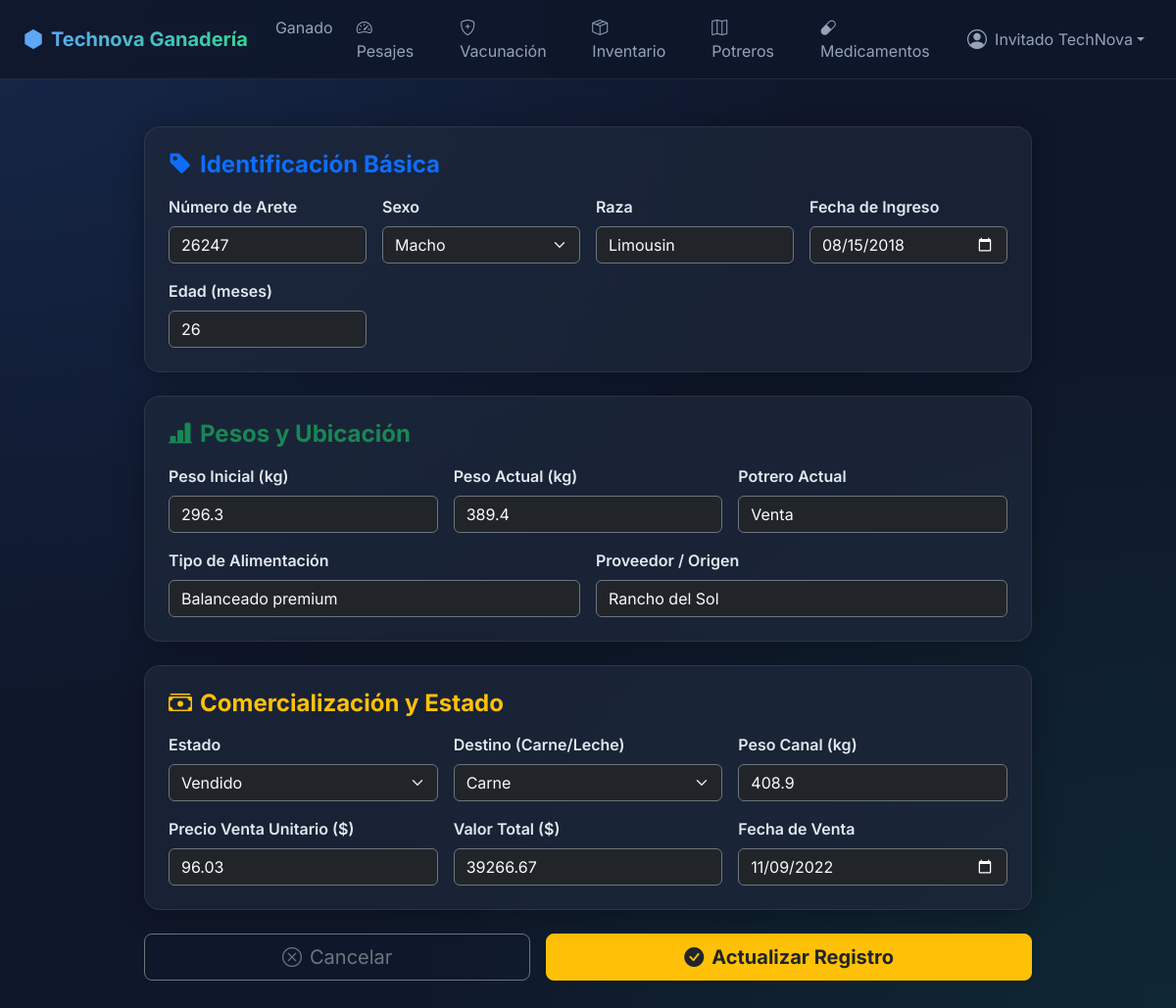
The app's page /ganado/update/1 (signed in) with its own data.
### tables this page shows
CREATE TABLE ganado (
            id INTEGER PRIMARY KEY AUTOINCREMENT,
            arete TEXT UNIQUE NOT NULL,
            sexo TEXT,
            raza TEXT,
            fecha_ingreso TEXT,
            edad_meses INTEGER,
            peso_inicial_kg REAL,
            peso_actual_kg REAL,
            proveedor TEXT,
            potrero_actual TEXT,
            alimentacion TEXT,
            destino_carne TEXT,
            estado TEXT,
            peso_canal REAL,
            precio_venta REAL,
            valor_total REAL,
            fecha_venta TEXT
        );

### app.py (the view, shortened to what this page needs)
@app.route('/ganado/update/<int:id>', methods=['GET','POST'])
@login_required
def ganado_update(id):
    conn = get_db_connection()
    row = conn.execute('SELECT * FROM ganado WHERE id=?', (id,)).fetchone()
    if not row:
        conn.close()
        flash('Registro no encontrado.', 'warning')
        return redirect(url_for('ganado_list'))
    conn.close()
    return render_template('ganado/update.html', row=row)

### app.py (called while the page is built)
def get_db_connection():
    for _ in range(5):
        try:
            conn = sqlite3.connect(DB_NAME, timeout=10, check_same_thread=False)
            conn.row_factory = sqlite3.Row
            return conn
        except sqlite3.OperationalError as e:
            if "database is locked" in str(e):
                time.sleep(0.2)
            else:
                raise
    raise Exception("No se pudo establecer conexión con la base de datos después de varios intentos.")

def login_required(f):
    @wraps(f)
    def decorated_function(*args, **kwargs):
        if 'user_id' not in session:
            flash('Debes iniciar sesión para acceder a esta página.', 'warning')
            return redirect(url_for('login'))
        return f(*args, **kwargs)
    return decorated_function

@app.context_processor
def inject_helpers():
    return dict(
        format_number=format_number,
        now=datetime.datetime.now,
        current_user=session.get('username', ''),
        current_user_id=session.get('user_id'),
        current_user_name=session.get('nombre_completo', '')
    )

### templates/ganado/update.html (shortened to what this page needs)
{% extends "base.html" %}
{% block content %}
<div class="container py-4 animate-fade-in">
  <div class="row justify-content-center">
    <div class="col-lg-10">
      <form method="POST" action="{{ url_for('ganado_update', id=row['id']) }}">
        <div class="glass-card p-4 mb-4">
          <h4 class="fw-bold mb-3 text-primary"><i class="bi bi-tag-fill me-2"></i>Identificación Básica</h4>
          <div class="row g-3">
            <div class="col-md-3">
              <label class="form-label fw-semibold">Número de Arete</label>
              <input type="text" name="arete" class="form-control bg-dark text-light border-secondary" value="{{ row['arete'] }}" readonly title="El arete no se puede modificar">
            </div>
            <div class="col-md-3">
              <label class="form-label fw-semibold">Sexo</label>
              <select name="sexo" class="form-select bg-dark text-light border-secondary" required>
                <option value="Macho" {% if row['sexo'] == 'Macho' %}selected{% endif %}>Macho</option>
              </select>
            </div>
            <div class="col-md-3">
              <label class="form-label fw-semibold">Raza</label>
              <input type="text" name="raza" class="form-control bg-dark text-light border-secondary" value="{{ row['raza'] }}">
            </div>
            <div class="col-md-3">
              <label class="form-label fw-semibold">Fecha de Ingreso</label>
              <input type="date" name="fecha_ingreso" class="form-control bg-dark text-light border-secondary" value="{{ row['fecha_ingreso'] }}" required>
            </div>
            <div class="col-md-3">
              <label class="form-label fw-semibold">Edad (meses)</label>
              <input type="number" name="edad_meses" class="form-control bg-dark text-light border-secondary" value="{{ row['edad_meses'] }}">
            </div>
          </div>
        </div>
        <div class="glass-card p-4 mb-4">
          <h4 class="fw-bold mb-3 text-success"><i class="bi bi-bar-chart-line-fill me-2"></i>Pesos y Ubicación</h4>
          <div class="row g-3">
            <div class="col-md-4">
              <label class="form-label fw-semibold">Peso Inicial (kg)</label>
              <input type="number" step="0.01" name="peso_inicial_kg" class="form-control bg-dark text-light border-secondary" value="{{ row['peso_inicial_kg'] }}">
            </div>
            <div class="col-md-4">
              <label class="form-label fw-semibold">Peso Actual (kg)</label>
              <input type="number" step="0.01" name="peso_actual_kg" class="form-control bg-dark text-light border-secondary" value="{{ row['peso_actual_kg'] }}" required>
            </div>
            <div class="col-md-4">
              <label class="form-label fw-semibold">Potrero Actual</label>
              <input type="text" name="potrero_actual" class="form-control bg-dark text-light border-secondary" value="{{ row['potrero_actual'] }}">
            </div>
            <div class="col-md-6">
              <label class="form-label fw-semibold">Tipo de Alimentación</label>
              <input type="text" name="alimentacion" class="form-control bg-dark text-light border-secondary" value="{{ row['alimentacion'] }}">
            </div>
            <div class="col-md-6">
              <label class="form-label fw-semibold">Proveedor / Origen</label>
              <input type="text" name="proveedor" class="form-control bg-dark text-light border-secondary" value="{{ row['proveedor'] }}">
            </div>
          </div>
        </div>
        <div class="glass-card p-4 mb-4">
          <h4 class="fw-bold mb-3 text-warning"><i class="bi bi-cash-stack me-2"></i>Comercialización y Estado</h4>
          <div class="row g-3">
            <div class="col-md-4">
              <label class="form-label fw-semibold">Estado</label>
              <select name="estado" class="form-select bg-dark text-light border-secondary">
                <option value="Vendido" {% if row['estado'] == 'Vendido' %}selected{% endif %}>Vendido</option>
              </select>
            </div>
            <div class="col-md-4">
              <label class="form-label fw-semibold">Destino (Carne/Leche)</label>
              <select name="destino_carne" class="form-select bg-dark text-light border-secondary">
                <option value="Carne" {% if row['destino_carne'] == 'Carne' %}selected{% endif %}>Carne</option>
              </select>
            </div>
            <div class="col-md-4">
              <label class="form-label fw-semibold">Peso Canal (kg)</label>
              <input type="number" step="0.01" name="peso_canal" class="form-control bg-dark text-light border-secondary" value="{{ row['peso_canal'] }}">
            </div>
            <div class="col-md-4">
              <label class="form-label fw-semibold">Precio Venta Unitario ($)</label>
              <input type="number" step="0.01" name="precio_venta" class="form-control bg-dark text-light border-secondary" value="{{ row['precio_venta'] }}">
            </div>
            <div class="col-md-4">
              <label class="form-label fw-semibold">Valor Total ($)</label>
              <input type="number" step="0.01" name="valor_total" class="form-control bg-dark text-light border-secondary" value="{{ row['valor_total'] }}">
            </div>
            <div class="col-md-4">
              <label class="form-label fw-semibold">Fecha de Venta</label>
              <input type="date" name="fecha_venta" class="form-control bg-dark text-light border-secondary" value="{{ row['fecha_venta'] }}">
            </div>
          </div>
        </div>
        <div class="d-flex justify-content-between gap-3">
          <a href="{{ url_for('ganado_list') }}" class="btn btn-outline-secondary btn-lg flex-grow-1">
            <i class="bi bi-x-circle me-2"></i>Cancelar
          </a>
          <button type="submit" class="btn btn-warning btn-lg text-dark fw-bold flex-grow-1 shadow-sm">
            <i class="bi bi-check-circle-fill me-2"></i>Actualizar Registro
          </button>
        </div>
      </form>
    </div>
  </div>
</div>
{% endblock %}

### templates/base.html (style rules this page uses)
:root { --bg-dark: #0f172a; --bg-card: rgba(30, 41, 59, 0.7); --glass-border: rgba(255, 255, 255, 0.08); }
body { font-family: 'Inter', sans-serif; background-color: var(--bg-dark); background-image: radial-gradient(at 0% 0%, rgba(59, 130, 246, 0.15) 0px, transparent 50%), radial-gradient(at 100% 100%, rgba(16, 185, 129, 0.1) 0px, transparent 50%); background-attachment: fixed; color: #e2e8f0; min-height: 100vh; }
.glass-card { background: var(--bg-card); backdrop-filter: blur(16px); border: 1px solid var(--glass-border); border-radius: 16px; box-shadow: 0 4px 30px rgba(0, 0, 0, 0.3); }
.form-control, .form-select { background-color: rgba(15, 23, 42, 0.6); border: 1px solid rgba(255, 255, 255, 0.1); color: #e2e8f0; }
.animate-fade-in { animation: fadeInUp 0.6s ease-out forwards; }

### records on screen
ganado: arete "26247", sexo "Macho", raza "Limousin", fecha_ingreso "08/15/2018", edad_meses "26", peso_inicial_kg "296.3", peso_actual_kg "389.4", potrero_actual "Venta", alimentacion "Balanceado premium", proveedor "Rancho del Sol", estado "Vendido", peso_canal "408.9", precio_venta "96.03", valor_total "39266.67", fecha_venta "11/09/2022"

### other values on screen
{{ current_user_name or current_user }} "Invitado TechNova"
